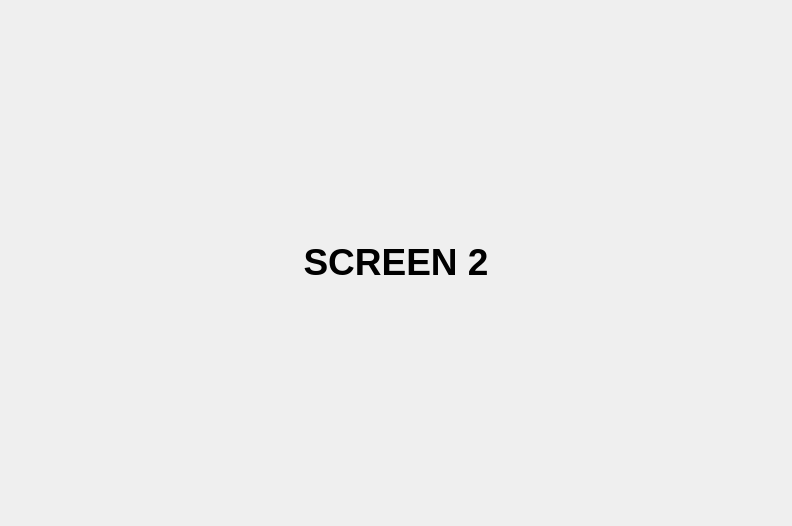
<?xml version="1.0" encoding="UTF-8"?>
<ui version="4.0">
 <class>DriverW</class>
 <widget class="QWidget" name="DriverW">
  <property name="geometry">
   <rect>
    <x>0</x>
    <y>0</y>
    <width>792</width>
    <height>526</height>
   </rect>
  </property>
  <property name="windowTitle">
   <string>Form</string>
  </property>
  <layout class="QVBoxLayout" name="verticalLayout_2">
   <item>
    <widget class="QStackedWidget" name="stackedWidget">
     <property name="currentIndex">
      <number>1</number>
     </property>
     <widget class="QWidget" name="page">
      <layout class="QVBoxLayout" name="verticalLayout">
       <item>
        <widget class="QLabel" name="label">
         <property name="text">
          <string>&lt;html&gt;&lt;head/&gt;&lt;body&gt;&lt;p align=&quot;center&quot;&gt;&lt;span style=&quot; font-size:24pt; font-weight:700;&quot;&gt;DRIVER WIDGET&lt;/span&gt;&lt;/p&gt;&lt;/body&gt;&lt;/html&gt;</string>
         </property>
        </widget>
       </item>
      </layout>
     </widget>
     <widget class="QWidget" name="page_2">
      <layout class="QHBoxLayout" name="horizontalLayout">
       <item>
        <widget class="QLabel" name="label_2">
         <property name="text">
          <string>&lt;html&gt;&lt;head/&gt;&lt;body&gt;&lt;p align=&quot;center&quot;&gt;&lt;span style=&quot; font-size:28pt; font-weight:700;&quot;&gt;SCREEN 2&lt;/span&gt;&lt;/p&gt;&lt;/body&gt;&lt;/html&gt;</string>
         </property>
        </widget>
       </item>
      </layout>
     </widget>
    </widget>
   </item>
  </layout>
 </widget>
 <resources/>
 <connections/>
</ui>
